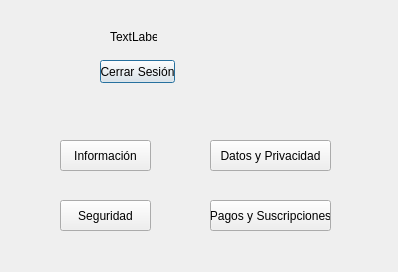
<?xml version="1.0" encoding="UTF-8"?>
<ui version="4.0">
 <class>Dialog</class>
 <widget class="QDialog" name="Dialog">
  <property name="geometry">
   <rect>
    <x>0</x>
    <y>0</y>
    <width>398</width>
    <height>272</height>
   </rect>
  </property>
  <property name="windowTitle">
   <string>Aplicacion</string>
  </property>
  <widget class="QLabel" name="label">
   <property name="geometry">
    <rect>
     <x>0</x>
     <y>0</y>
     <width>401</width>
     <height>301</height>
    </rect>
   </property>
   <property name="text">
    <string/>
   </property>
   <property name="pixmap">
    <pixmap>../recursos/Aplicacion.jpg</pixmap>
   </property>
   <property name="scaledContents">
    <bool>true</bool>
   </property>
  </widget>
  <widget class="QLabel" name="label_2">
   <property name="geometry">
    <rect>
     <x>110</x>
     <y>30</y>
     <width>47</width>
     <height>13</height>
    </rect>
   </property>
   <property name="text">
    <string>TextLabel</string>
   </property>
  </widget>
  <widget class="QPushButton" name="pushButton">
   <property name="geometry">
    <rect>
     <x>100</x>
     <y>60</y>
     <width>75</width>
     <height>23</height>
    </rect>
   </property>
   <property name="text">
    <string>Cerrar Sesión</string>
   </property>
  </widget>
  <widget class="QPushButton" name="pushButton_2">
   <property name="geometry">
    <rect>
     <x>60</x>
     <y>140</y>
     <width>91</width>
     <height>31</height>
    </rect>
   </property>
   <property name="text">
    <string>Información</string>
   </property>
  </widget>
  <widget class="QPushButton" name="pushButton_3">
   <property name="geometry">
    <rect>
     <x>60</x>
     <y>200</y>
     <width>91</width>
     <height>31</height>
    </rect>
   </property>
   <property name="text">
    <string>Seguridad</string>
   </property>
  </widget>
  <widget class="QPushButton" name="pushButton_4">
   <property name="geometry">
    <rect>
     <x>210</x>
     <y>140</y>
     <width>121</width>
     <height>31</height>
    </rect>
   </property>
   <property name="text">
    <string>Datos y Privacidad</string>
   </property>
  </widget>
  <widget class="QPushButton" name="pushButton_5">
   <property name="geometry">
    <rect>
     <x>210</x>
     <y>200</y>
     <width>121</width>
     <height>31</height>
    </rect>
   </property>
   <property name="text">
    <string>Pagos y Suscripciones</string>
   </property>
  </widget>
  <widget class="QLabel" name="label_3">
   <property name="geometry">
    <rect>
     <x>10</x>
     <y>30</y>
     <width>71</width>
     <height>61</height>
    </rect>
   </property>
   <property name="text">
    <string/>
   </property>
   <property name="pixmap">
    <pixmap>../recursos/Usuario.jpg</pixmap>
   </property>
   <property name="scaledContents">
    <bool>true</bool>
   </property>
  </widget>
 </widget>
 <resources/>
 <connections/>
</ui>
